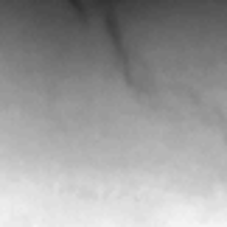
#> input picture data/processed/test/CR/bam5_Img2_A80_S5_[3][10].png, 227 x 227 px; its folder holds only this picture in this run; the run also reads 2 pictures not shown here
$ python preprocess.py
#> lines starting #> are read from the running program, lines starting #| are printed output that depends on the picture
import cv2
import numpy as np
import os
from pathlib import Path
from concurrent.futures import ProcessPoolExecutor, as_completed

def apply_clahe(image: np.ndarray, clip_limit: float = 2.0, tile_size: int = 8) -> np.ndarray:
    """
    CLAHE: Enhances local contrast in X-ray images.
    clip_limit: controls contrast enhancement (2.0 is standard for X-rays)
    tile_size: grid size for local histogram (8x8 is standard)
    """
    if len(image.shape) == 3:
        gray = cv2.cvtColor(image, cv2.COLOR_BGR2GRAY)
    else:
        gray = image

    clahe = cv2.createCLAHE(clipLimit=clip_limit, tileGridSize=(tile_size, tile_size))
    enhanced = clahe.apply(gray)
    return cv2.cvtColor(enhanced, cv2.COLOR_GRAY2BGR)


def apply_denoising(image: np.ndarray, h: int = 10) -> np.ndarray:
    """
    Non-local means denoising: removes X-ray film grain.
    h: filter strength (10 is standard, higher = more smoothing)
    """
    return cv2.fastNlMeansDenoisingColored(image, None, h, h, 7, 21)


def preprocess_image(image_path: str) -> np.ndarray:
    """Full preprocessing pipeline for a single X-ray image."""
    image = cv2.imread(image_path)
    if image is None:
        raise FileNotFoundError(f"Could not load image at: {image_path}")
    image = apply_clahe(image)
    image = apply_denoising(image)
    return image


def process_single_file(img_path_str: str, relative_str: str, output_dir_str: str) -> bool:
    """Processes a single image file and writes the output. Run in worker processes."""
    try:
        out_path = Path(output_dir_str) / relative_str
        out_path.parent.mkdir(parents=True, exist_ok=True)
        processed = preprocess_image(img_path_str)
        cv2.imwrite(str(out_path), processed)
        return True
    except Exception as e:
        print(f"[ERROR] Failed to preprocess {img_path_str}: {e}")
        return False


def preprocess_dataset(input_dir: str, output_dir: str):
    """
    Applies preprocessing to entire dataset in parallel.
    Maintains same folder structure as input.
    """
#> called with input_dir = 'data/processed', output_dir = 'data/preprocessed'
    input_path = Path(input_dir)
    output_path = Path(output_dir)

    image_files = list(input_path.rglob("*.png")) + list(input_path.rglob("*.jpg")) + list(input_path.rglob("*.jpeg"))
    num_files = len(image_files)
    print(f"[INFO] Found {num_files} images to preprocess")

    success_count = 0
    # Use max_workers=None to default to number of processors
    print("[INFO] Initializing multi-core preprocessing pool...")
    with ProcessPoolExecutor() as executor:
        futures = []
        for img_path in image_files:
            relative = img_path.relative_to(input_path)
            futures.append(
                executor.submit(
                    process_single_file,
                    str(img_path),
                    str(relative),
                    str(output_path)
                )
            )
#> this loop made 4 passes
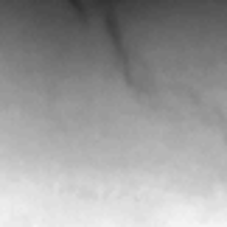
#> input picture data/processed/test/CR/bam5_Img2_A80_S5_[3][10].png, 227 x 227 px
#> pass 1, in apply_clahe, `enhanced = clahe.apply(gray)`:
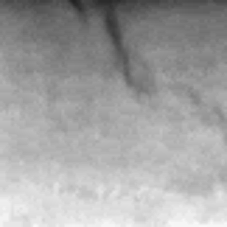
#> enhanced: shape (227, 227); min 34, max 248, mean 162.4
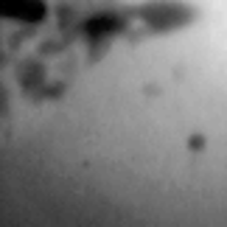
#> input picture data/processed/test/LP/bam5_Img2_A80_S1_[11][4].png, 227 x 227 px

        for idx, future in enumerate(as_completed(futures)):
            if future.result():
                success_count += 1
            if (idx + 1) % 2000 == 0 or (idx + 1) == num_files:
                print(f"[PROGRESS] Preprocessed {idx + 1}/{num_files} images... (Success: {success_count})")

    print(f"[DONE] Preprocessed {success_count}/{num_files} images successfully. Saved to: {output_dir}")


if __name__ == "__main__":
    # Resolve absolute paths from workspace root
    base_dir = os.path.dirname(os.path.dirname(os.path.abspath(__file__)))
    input_directory = os.path.join(base_dir, "data", "processed")
    output_directory = os.path.join(base_dir, "data", "preprocessed")

    print(f"Starting dataset preprocessing from {input_directory} to {output_directory}...")
    preprocess_dataset(input_dir=input_directory, output_dir=output_directory)
